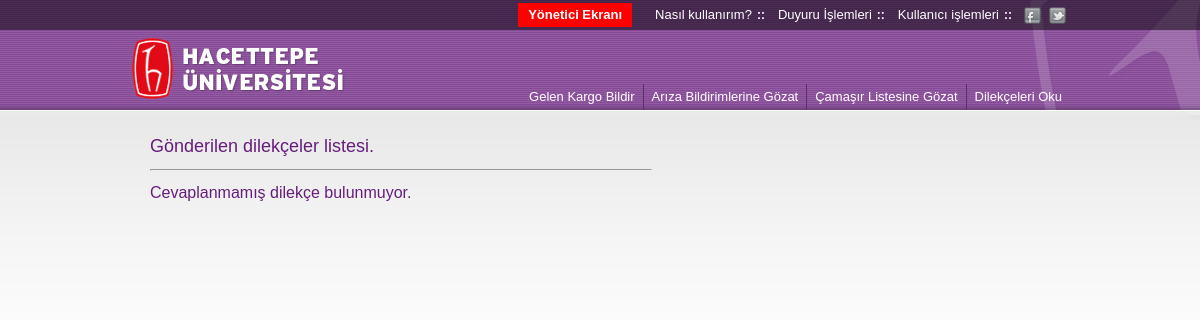
The page /dilekceoku.php (signed in) on the database as committed earlier.
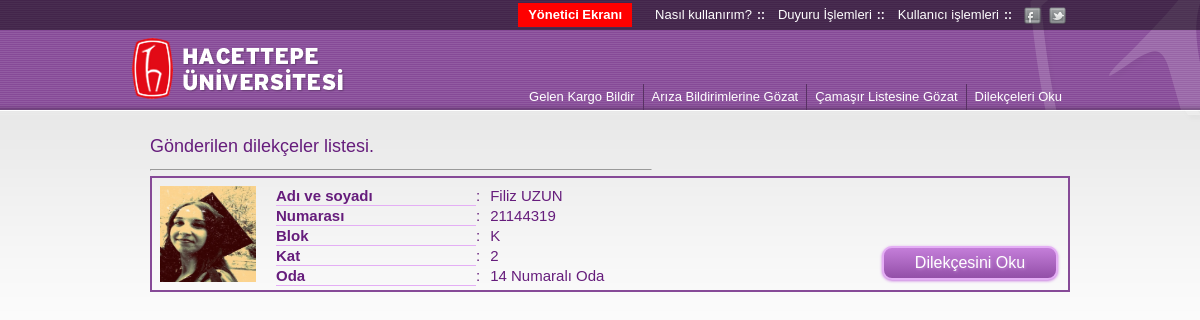
The same page on the database as committed later.
### tables this page shows
CREATE TABLE IF NOT EXISTS `users` (
  `adsoyad` varchar(60) NOT NULL,
  `numara` int(8) NOT NULL,
  `sifre` varchar(15) NOT NULL,
  `eposta` varchar(40) NOT NULL,
  `telefon` varchar(15) NOT NULL,
  `blok` varchar(6) NOT NULL,
  `kat` int(1) NOT NULL,
  `oda` int(2) NOT NULL,
  `cinsiyet` varchar(5) NOT NULL,
  `fotograf` varchar(120) NOT NULL,
  `hakkinda` varchar(500) DEFAULT NULL,
  `konum` varchar(8) NOT NULL,
  PRIMARY KEY (`numara`)
);

### dilekceoku.php (the view, shortened to what this page needs)
<?php include 'inc/head.php';?>
<body>
    <?php include 'inc/banner-menu-yonetici.php'; ?>
    <div class="kapsul">
        <h1 class="h1Tag">Gönderilen dilekçeler listesi.</h1>
        <hr class="cetvel" />
        <?php
            $sql = "SELECT * FROM users JOIN dilekceler ON users.numara = dilekceler.dOgrNo WHERE dilekceler.dDurumu = 'YENI'";
            $query = mysql_query($sql);
            if(mysql_num_rows($query) > 0){
                while($row =  mysql_fetch_assoc($query)) {
                    echo "<div class='dilekceKapsul'>
                            <div class='ogrFoto'>
                                <img src='".$row["fotograf"]."' alt='Öğrencinin fotoğrafı'/>
                            </div>
                            <div class='ogrenciBilgileri'>
                                <span class='ogrLbl'>Adı ve soyadı</span><span class='ogrBilgi'>".$row["adsoyad"]."</span><br>
                                <span class='ogrLbl'>Numarası</span><span class='ogrBilgi'>".$row["numara"]."</span><br>
                                <span class='ogrLbl'>Blok</span><span class='ogrBilgi'>".$row["blok"]."</span><br>
                                <span class='ogrLbl'>Kat</span><span class='ogrBilgi'>".$row["kat"]."</span><br>
                                <span class='ogrLbl'>Oda</span><span class='ogrBilgi'>".$row["oda"]." Numaralı Oda</span>
                            </div>
                            <a href='?oku=oku&inc=".$row["INCREMENT"]."'><div class='dilekceOkuBtn button'>Dilekçesini Oku</div></a>
                            <span class='kapatSil'><a href='?silDilekce=sil&inc=".$row["INCREMENT"]."'>X</a></span>
                        </div>";
                }
            }else{
                echo '<h2 class="h2Tag">Cevaplanmamış dilekçe bulunmuyor.</h2>';
            }
        ?>
    </div>
</body>
</html>

Rows that differ between the two databases and show on the page:
added users: fotograf (picture), adsoyad "Filiz UZUN", numara "21144319", blok "K", kat "2", oda "14"
Other text that changed with them:
text no longer shown: "Cevaplanmamış dilekçe bulunmuyor."
